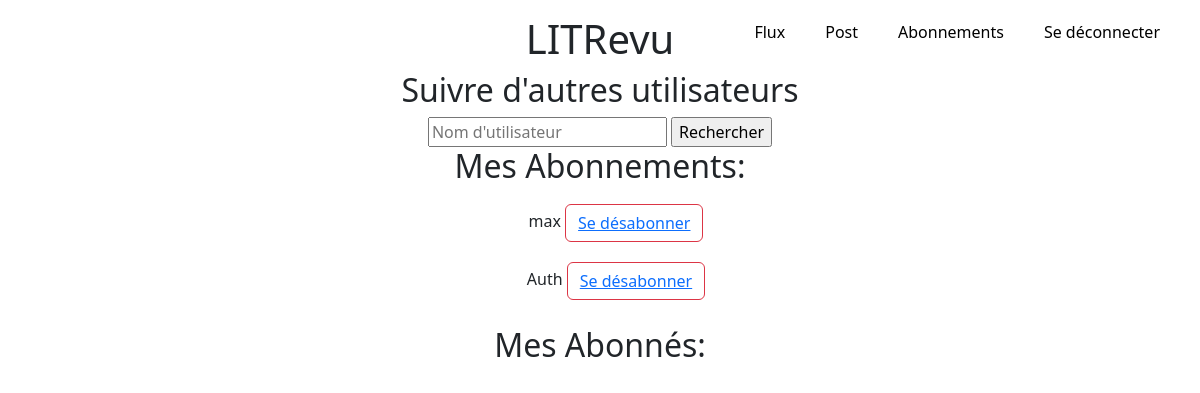
/subscriptions/ (signed in), run on the app's committed database.
### book/models/user_follows.py (models this page shows, shortened)
class UserFollows(models.Model):
    user = models.ForeignKey(
        User,
        related_name="following",
        on_delete=models.CASCADE
    )
    followed_user = models.ForeignKey(
        User,
        related_name="followed_by",
        on_delete=models.CASCADE
    )
    created = models.DateTimeField(auto_now_add=True, db_index=True)
    class Meta:
        unique_together = ('user', 'followed_user')
        ordering = ["-created"]

### authentication/models.py (models this page shows, shortened)
class User(AbstractUser):
    profile_photo = models.ImageField()

### book/views.py (the view)
# urls.py: path('subscriptions/', book.views.subscriptions, name='subscriptions'),
@login_required
def subscriptions(request):
    query = request.GET.get("search")
    users = []
    if query:
        users = User.objects.filter(username__icontains=query)
    if query == "":
        users = User.objects.all()
    user_follows = User.objects.filter(followed_by__user=request.user)
    results = []
    for user in users:
        if user not in user_follows:
            results.append(user)
    followers = UserFollows.objects.filter(followed_user=request.user)
    following = UserFollows.objects.filter(user=request.user)
    context = {
        "user_search": results,
        "followers": followers,
        "following": following,
    }
    return render(request, 'book/subscriptions.html', context)

### book/templates/book/subscriptions.html (shortened to what this page needs)
{% extends 'base.html' %}
{% block content %}
<div class="container">
    <main class="container">
      <div class="row g-5">
        <div class="col-md-12">
    <div style="text-align:center">
  <h2 >Suivre d'autres utilisateurs </h2>
  <form method="get">
        <input type="text" name="search" placeholder="Nom d'utilisateur ">
        <input type="submit" value="Rechercher">
  </form>
  <h2>Mes Abonnements:</h2>
  <ul>
{% for relation in following %}
    <li class="list-group-item" >{{ relation.followed_user.username}}
        <button type="button" class="btn btn-outline-danger">
            <a href="{% url 'unfollowUser' relation.followed_user.id %}">Se désabonner</a>
        </button>
    </li>
{% endfor %}
  </ul>
  <h2>Mes Abonnés:</h2>
</div>
</div>
</div>
</main>
</div>
{% endblock %}

### static/main.css (style rules this page uses)
body { width: 100%; margin-left: auto; margin-right: auto; font-size: 18px; }
main { width: 900px; margin:auto; }
.btn { margin-top: 10px; margin-bottom: 10px; }

### data on the page
UserFollows: followed_user.username "max"
UserFollows: followed_user.username "Auth"
